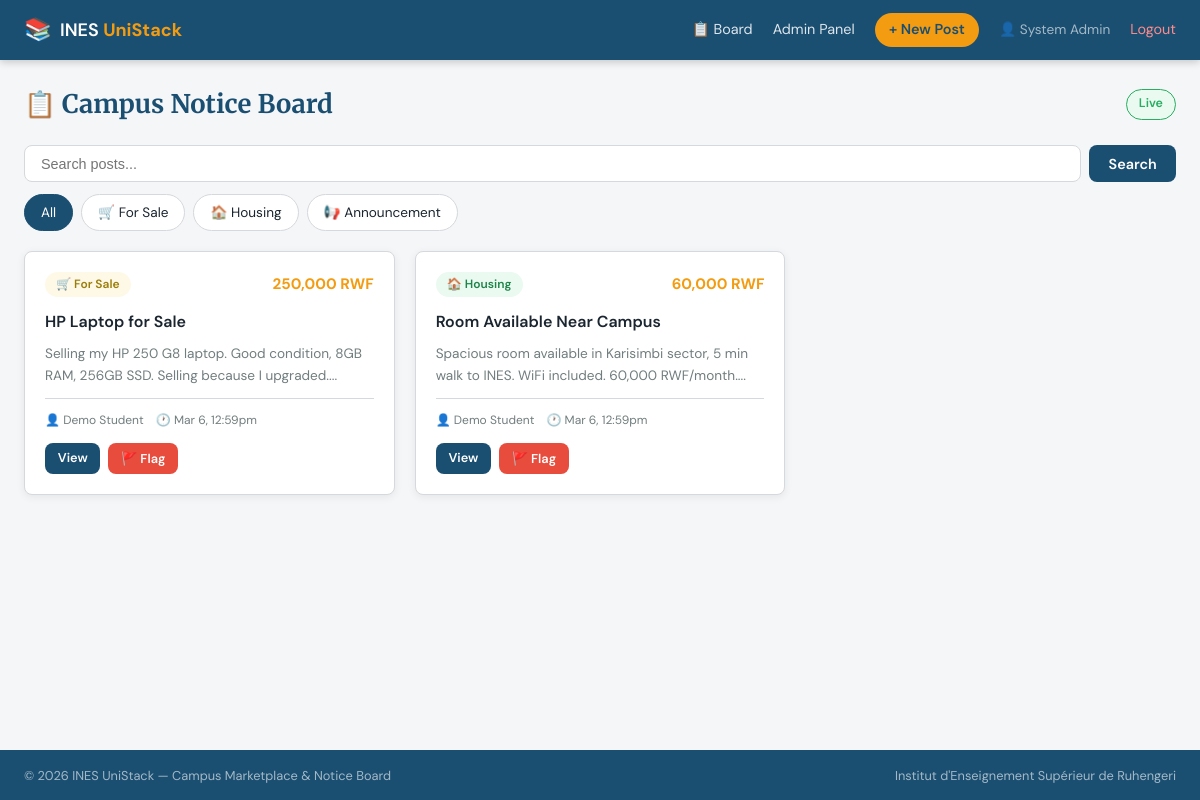
The page /board.php (signed in) on the database its author committed.
### tables this page shows
CREATE TABLE posts (
    id           INT AUTO_INCREMENT PRIMARY KEY,
    user_id      INT NOT NULL,
    title        VARCHAR(200) NOT NULL,
    description  TEXT NOT NULL,
    post_type    ENUM('for_sale', 'housing', 'announcement') NOT NULL,
    price        DECIMAL(10,2) DEFAULT NULL,        
    status       ENUM('pending', 'approved', 'rejected') NOT NULL DEFAULT 'pending',
    reviewed_by  INT DEFAULT NULL,                  
    reviewed_at  DATETIME DEFAULT NULL,
    created_at   DATETIME NOT NULL DEFAULT CURRENT_TIMESTAMP,
    updated_at   DATETIME NOT NULL DEFAULT CURRENT_TIMESTAMP ON UPDATE CURRENT_TIMESTAMP,
    FOREIGN KEY (user_id)     REFERENCES users(id) ON DELETE CASCADE,
    FOREIGN KEY (reviewed_by) REFERENCES users(id) ON DELETE SET NULL
);

CREATE TABLE users (
    id          INT AUTO_INCREMENT PRIMARY KEY,
    full_name   VARCHAR(100) NOT NULL,
    email       VARCHAR(150) NOT NULL UNIQUE,
    password    VARCHAR(255) NOT NULL,
    role        ENUM('student', 'moderator', 'admin') NOT NULL DEFAULT 'student',
    is_active   TINYINT(1) NOT NULL DEFAULT 1,
    created_at  DATETIME NOT NULL DEFAULT CURRENT_TIMESTAMP,
    updated_at  DATETIME NOT NULL DEFAULT CURRENT_TIMESTAMP ON UPDATE CURRENT_TIMESTAMP
);

### app/controllers/PostController.php (called while the page is built, shortened)
<?php
require_once __DIR__ . '/../config/auth.php';
require_once __DIR__ . '/../models/PostModel.php';
class PostController {
    public static function showBoard(): void {
        $type   = $_GET['type']   ?? '';
        $search = $_GET['search'] ?? '';
        $page   = max(1, (int)($_GET['page'] ?? 1));
        $posts  = PostModel::getApproved($type, $search, $page);
        require_once __DIR__ . '/../views/student/board.php';
    }
}

### board.php (called while the page is built, shortened)
<?php
require_once __DIR__ . '/app/config/auth.php';
require_once __DIR__ . '/app/controllers/PostController.php';
PostController::showBoard();

### app/config/auth.php (called while the page is built, shortened)
<?php
function currentUser(): ?array {
    return [
        'id'        => $_SESSION['user_id'],
        'full_name' => $_SESSION['full_name'],
        'email'     => $_SESSION['email'],
        'role'      => $_SESSION['role'],
    ];
}
function h(string $str): string {
    return htmlspecialchars($str, ENT_QUOTES, 'UTF-8');
}

### app/models/PostModel.php (called while the page is built, shortened)
<?php
class PostModel {
    public static function getApproved(string $type = '', string $search = '', int $page = 1, int $perPage = 20): array {
        $db = getDB();
        $offset = ($page - 1) * $perPage;
        $status = 'approved';
        $search = "%{$search}%";
        if ($type) {
            $stmt = $db->prepare(
                'SELECT p.*, u.full_name AS author_name FROM posts p JOIN users u ON p.user_id = u.id
                 WHERE p.status = ? AND p.post_type = ? AND (p.title LIKE ? OR p.description LIKE ?)
                 ORDER BY p.created_at DESC LIMIT ? OFFSET ?'
            );
            $stmt->bind_param('ssssii', $status, $type, $search, $search, $perPage, $offset);
        } else {
            $stmt = $db->prepare(
                'SELECT p.*, u.full_name AS author_name FROM posts p JOIN users u ON p.user_id = u.id
                 WHERE p.status = ? AND (p.title LIKE ? OR p.description LIKE ?)
                 ORDER BY p.created_at DESC LIMIT ? OFFSET ?'
            );
            $stmt->bind_param('sssii', $status, $search, $search, $perPage, $offset);
        }
        $stmt->execute();
        $rows = $stmt->get_result()->fetch_all(MYSQLI_ASSOC);
        return $rows;
    }
}

### app/views/student/board.php (the view, shortened to what this page needs)
<?php
require_once __DIR__ . '/../shared/header.php';
$typeLabels = ['for_sale' => '🛒 For Sale', 'housing' => '🏠 Housing', 'announcement' => '📢 Announcement'];
$currentType   = $_GET['type']   ?? '';
$currentSearch = $_GET['search'] ?? '';
?>
<div class="board-wrapper">
  <div class="board-header">
    <h1>📋 Campus Notice Board</h1>
    <span class="poll-indicator" id="pollIndicator">Live</span>
  </div>
  <form method="GET" action="<?= BASE_URL ?>/board.php" class="board-controls">
    <div class="search-bar">
      <input type="text" name="search" value="<?= h($currentSearch) ?>" placeholder="Search posts...">
      <button type="submit" class="btn btn-primary">Search</button>
    </div>
    <div class="type-filters">
      <a href="<?= BASE_URL ?>/board.php<?= $currentSearch ? '?search='.urlencode($currentSearch) : '' ?>"
         class="filter-btn <?= !$currentType ? 'active' : '' ?>">All</a>
      <a href="<?= BASE_URL ?>/board.php?type=for_sale<?= $currentSearch ? '&search='.urlencode($currentSearch) : '' ?>"
         class="filter-btn <?= $currentType === 'for_sale' ? 'active' : '' ?>">🛒 For Sale</a>
      <a href="<?= BASE_URL ?>/board.php?type=housing<?= $currentSearch ? '&search='.urlencode($currentSearch) : '' ?>"
         class="filter-btn <?= $currentType === 'housing' ? 'active' : '' ?>">🏠 Housing</a>
      <a href="<?= BASE_URL ?>/board.php?type=announcement<?= $currentSearch ? '&search='.urlencode($currentSearch) : '' ?>"
         class="filter-btn <?= $currentType === 'announcement' ? 'active' : '' ?>">📢 Announcement</a>
    </div>
  </form>
  <div class="posts-grid" id="postsGrid">
    <?php if (empty($posts)): ?>
      <div class="empty-state">
        <div class="empty-icon">📭</div>
        <p>No posts found. <?= $currentSearch ? 'Try a different search.' : 'Be the first to post!' ?></p>
        <?php if (currentUser()['role'] === 'student' || currentUser()['role'] === 'admin'): ?>
          <a href="<?= BASE_URL ?>/post/create.php" class="btn btn-primary">+ Create Post</a>
        <?php endif; ?>
      </div>
    <?php else: ?>
      <?php foreach ($posts as $post): ?>
        <div class="post-card" data-type="<?= h($post['post_type']) ?>">
          <div class="post-card-header">
            <span class="post-type-badge type-<?= h($post['post_type']) ?>">
              <?= $typeLabels[$post['post_type']] ?? h($post['post_type']) ?>
            </span>
            <?php if (!empty($post['price'])): ?>
              <span class="post-price"><?= number_format($post['price'], 0) ?> RWF</span>
            <?php endif; ?>
          </div>
          <h3 class="post-title"><?= h($post['title']) ?></h3>
          <p class="post-excerpt"><?= h(mb_substr($post['description'], 0, 120)) ?>...</p>
          <div class="post-meta">
            <span>👤 <?= h($post['author_name']) ?></span>
            <span>🕐 <?= date('M j, g:ia', strtotime($post['created_at'])) ?></span>
          </div>
          <div class="post-actions">
            <a href="<?= BASE_URL ?>/post/view.php?id=<?= $post['id'] ?>" class="btn btn-sm btn-primary">View</a>
            <?php if (currentUser()['id'] !== $post['user_id']): ?>
              <button class="btn btn-sm btn-danger" onclick="openReportModal(<?= $post['id'] ?>)">🚩 Flag</button>
            <?php endif; ?>
          </div>
        </div>
      <?php endforeach; ?>
    <?php endif; ?>
  </div>
</div>
<?php require_once __DIR__ . '/../shared/footer.php'; ?>

### public/css/style.css (style rules this page uses)
:root { --primary: #1B4F72; --primary-light: #2E86C1; --accent: #F39C12; --success: #27AE60; --warning: #F1C40F; --danger: #E74C3C; --bg: #F4F6F8; --surface: #FFFFFF; --text: #1A252F; --muted: #717D7E; --border: #D5D8DC; --sidebar-w: 240px; --navbar-h: 60px; --radius: 8px; --shadow: 0 2px 8px rgba(0,0,0,0.07); --shadow-md: 0 4px 16px rgba(0,0,0,0.10); }
*, *::before, *::after { box-sizing: border-box; margin: 0; padding: 0; }
html { scroll-behavior: smooth; }
body { font-family: 'DM Sans', sans-serif; background: var(--bg); color: var(--text); font-size: 1rem; line-height: 1.6; min-height: 100vh; }
a { color: var(--primary-light); text-decoration: none; }
.btn { display: inline-flex; align-items: center; gap: .35rem; padding: .55rem 1.2rem; border-radius: var(--radius); border: none; cursor: pointer; font-family: inherit; font-size: .9rem; font-weight: 600; transition: all .2s; text-decoration: none; white-space: nowrap; }
.btn-primary { background: var(--primary); color: #fff; }
.btn-danger { background: var(--danger); color: #fff; }
.btn-sm { padding: .35rem .8rem; font-size: .8rem; }
.post-type-badge { display: inline-block; padding: .2rem .7rem; border-radius: 20px; font-size: .75rem; font-weight: 600; }
.type-for_sale { background: #FEF9E7; color: #9A7D0A; }
.type-housing { background: #EAFAF1; color: #1E8449; }
.board-wrapper { max-width: 1200px; margin: 0 auto; padding: 1.5rem; }
.board-header { display: flex; align-items: center; justify-content: space-between; margin-bottom: 1.25rem; }
.board-header h1 { font-family: 'Merriweather', serif; font-size: 1.6rem; color: var(--primary); }
.poll-indicator { font-size: .78rem; padding: .3rem .75rem; background: #EAFAF1; color: var(--success); border-radius: 20px; border: 1px solid var(--success); font-weight: 600; }
.board-controls { margin-bottom: 1.25rem; }
.search-bar { display: flex; gap: .5rem; margin-bottom: .75rem; }
.search-bar input { flex: 1; padding: .6rem 1rem; border: 1.5px solid var(--border); border-radius: var(--radius); font-size: .9rem; }
.type-filters { display: flex; gap: .5rem; flex-wrap: wrap; }
.filter-btn { padding: .4rem 1rem; border: 1.5px solid var(--border); border-radius: 20px; font-size: .85rem; color: var(--text); background: var(--surface); cursor: pointer; text-decoration: none; transition: all .2s; }
.filter-btn:hover, .filter-btn.active { background: var(--primary); color: #fff; border-color: var(--primary); text-decoration: none; }
.posts-grid { display: grid; grid-template-columns: repeat(auto-fill, minmax(280px, 1fr)); gap: 1.25rem; }
.post-card { background: var(--surface); border: 1px solid var(--border); border-radius: var(--radius); padding: 1.25rem; box-shadow: var(--shadow); transition: transform .2s, box-shadow .2s; display: flex; flex-direction: column; }
.post-card-header { display: flex; justify-content: space-between; align-items: center; margin-bottom: .75rem; }
.post-price { font-weight: 700; color: var(--accent); font-size: .95rem; }
.post-title { font-size: 1rem; font-weight: 600; margin-bottom: .5rem; color: var(--text); }
.post-excerpt { font-size: .85rem; color: var(--muted); flex: 1; margin-bottom: .75rem; }
.post-meta { display: flex; gap: .75rem; flex-wrap: wrap; font-size: .75rem; color: var(--muted); border-top: 1px solid var(--border); padding-top: .75rem; margin-bottom: .75rem; }
.post-actions { display: flex; gap: .5rem; }

### rows shown on the page
posts: post_type "🛒 For Sale", price "250,000", title "HP Laptop for Sale", description "Selling my HP 250 G8 laptop. Good condition, 8GB RAM, 256GB SSD. Selling because I upgraded.", user.full_name "Demo Student", created_at "Mar 6, 12:59pm"
posts: post_type "🏠 Housing", price "60,000", title "Room Available Near Campus", description "Spacious room available in Karisimbi sector, 5 min walk to INES. WiFi included. 60,000 RWF/month.", user.full_name "Demo Student", created_at "Mar 6, 12:59pm"

### other values the page prints
$user['full_name'] "System Admin"
